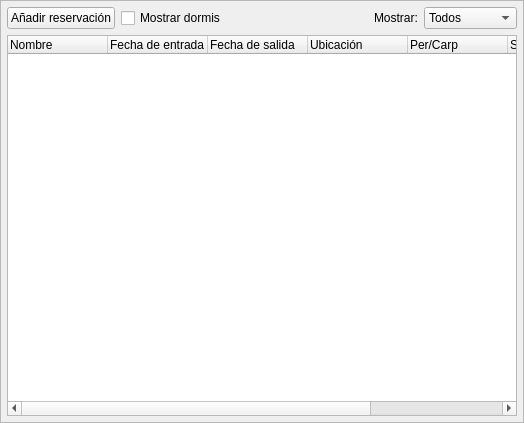
<?xml version="1.0" encoding="UTF-8"?>
<ui version="4.0">
 <class>FrameTents</class>
 <widget class="QFrame" name="FrameTents">
  <property name="geometry">
   <rect>
    <x>0</x>
    <y>0</y>
    <width>524</width>
    <height>423</height>
   </rect>
  </property>
  <property name="windowTitle">
   <string>Frame</string>
  </property>
  <property name="frameShape">
   <enum>QFrame::StyledPanel</enum>
  </property>
  <property name="frameShadow">
   <enum>QFrame::Raised</enum>
  </property>
  <layout class="QVBoxLayout" name="verticalLayout">
   <property name="spacing">
    <number>0</number>
   </property>
   <property name="leftMargin">
    <number>6</number>
   </property>
   <property name="topMargin">
    <number>0</number>
   </property>
   <property name="rightMargin">
    <number>6</number>
   </property>
   <property name="bottomMargin">
    <number>6</number>
   </property>
   <item>
    <widget class="QFrame" name="frame">
     <property name="frameShape">
      <enum>QFrame::NoFrame</enum>
     </property>
     <property name="frameShadow">
      <enum>QFrame::Raised</enum>
     </property>
     <layout class="QHBoxLayout" name="horizontalLayout">
      <property name="leftMargin">
       <number>0</number>
      </property>
      <property name="topMargin">
       <number>6</number>
      </property>
      <property name="rightMargin">
       <number>0</number>
      </property>
      <property name="bottomMargin">
       <number>6</number>
      </property>
      <item>
       <widget class="QPushButton" name="buttonAdd">
        <property name="text">
         <string>Añadir reservación</string>
        </property>
        <property name="icon">
         <iconset resource="../../res/default.qrc">
          <normaloff>:/imgs/add.svg</normaloff>:/imgs/add.svg</iconset>
        </property>
       </widget>
      </item>
      <item>
       <widget class="QCheckBox" name="checkBoxDorms">
        <property name="text">
         <string>Mostrar dormis</string>
        </property>
       </widget>
      </item>
      <item>
       <spacer name="horizontalSpacer">
        <property name="orientation">
         <enum>Qt::Horizontal</enum>
        </property>
        <property name="sizeHint" stdset="0">
         <size>
          <width>40</width>
          <height>20</height>
         </size>
        </property>
       </spacer>
      </item>
      <item>
       <widget class="QLabel" name="label">
        <property name="text">
         <string>Mostrar:</string>
        </property>
       </widget>
      </item>
      <item>
       <widget class="QComboBox" name="comboReservationStatus">
        <property name="currentIndex">
         <number>0</number>
        </property>
        <item>
         <property name="text">
          <string>Todos</string>
         </property>
        </item>
        <item>
         <property name="text">
          <string>Huéspedes</string>
         </property>
        </item>
        <item>
         <property name="text">
          <string>Vencidos</string>
         </property>
        </item>
       </widget>
      </item>
     </layout>
    </widget>
   </item>
   <item>
    <widget class="QTreeWidget" name="list">
     <property name="contextMenuPolicy">
      <enum>Qt::ActionsContextMenu</enum>
     </property>
     <property name="styleSheet">
      <string notr="true">QTreeWidget::item {
	margin-top: 18px;
	margin-right: 10px;
}</string>
     </property>
     <property name="alternatingRowColors">
      <bool>true</bool>
     </property>
     <property name="rootIsDecorated">
      <bool>false</bool>
     </property>
     <column>
      <property name="text">
       <string>Nombre</string>
      </property>
     </column>
     <column>
      <property name="text">
       <string>Fecha de entrada</string>
      </property>
     </column>
     <column>
      <property name="text">
       <string>Fecha de salida</string>
      </property>
     </column>
     <column>
      <property name="text">
       <string>Ubicación</string>
      </property>
     </column>
     <column>
      <property name="text">
       <string>Per/Carp</string>
      </property>
      <property name="toolTip">
       <string>Personas/Carpas</string>
      </property>
     </column>
     <column>
      <property name="text">
       <string>Seña</string>
      </property>
     </column>
     <column>
      <property name="text">
       <string>Vehículos</string>
      </property>
     </column>
    </widget>
   </item>
  </layout>
  <action name="actionListEdit">
   <property name="text">
    <string>Editar</string>
   </property>
  </action>
  <action name="actionListPrint">
   <property name="text">
    <string>Imprimir comprobante</string>
   </property>
  </action>
  <action name="actionListDelete">
   <property name="text">
    <string>Borrar</string>
   </property>
  </action>
 </widget>
 <resources>
  <include location="../../res/default.qrc"/>
 </resources>
 <connections>
  <connection>
   <sender>buttonAdd</sender>
   <signal>clicked()</signal>
   <receiver>FrameTents</receiver>
   <slot>onAddClicked()</slot>
   <hints>
    <hint type="sourcelabel">
     <x>64</x>
     <y>24</y>
    </hint>
    <hint type="destinationlabel">
     <x>217</x>
     <y>-6</y>
    </hint>
   </hints>
  </connection>
  <connection>
   <sender>comboReservationStatus</sender>
   <signal>currentIndexChanged(int)</signal>
   <receiver>FrameTents</receiver>
   <slot>requestRefresh()</slot>
   <hints>
    <hint type="sourcelabel">
     <x>465</x>
     <y>20</y>
    </hint>
    <hint type="destinationlabel">
     <x>261</x>
     <y>211</y>
    </hint>
   </hints>
  </connection>
  <connection>
   <sender>checkBoxDorms</sender>
   <signal>clicked()</signal>
   <receiver>FrameTents</receiver>
   <slot>requestRefresh()</slot>
   <hints>
    <hint type="sourcelabel">
     <x>200</x>
     <y>19</y>
    </hint>
    <hint type="destinationlabel">
     <x>261</x>
     <y>211</y>
    </hint>
   </hints>
  </connection>
 </connections>
 <slots>
  <slot>onAddClicked()</slot>
  <slot>refreshData()</slot>
  <slot>requestRefresh()</slot>
 </slots>
</ui>
